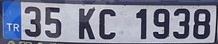
#> input picture pythonSc_n_ONNX/cropped_plate.jpg, 218 x 44 px
$ jupyter execute --allow-errors lpr_cnn_embedded_project.ipynb   (shell and % lines are left out)
#> lines starting #> are read from the running program, lines starting #| are printed output that depends on the picture; after the words box and inside, x2 and y2 are one past the last pixel; in counts of white or black regions, pixels touching at a corner belong together
# Data Pre-processing

[cell 1]
import os
import shutil
import random
import yaml
import kagglehub
from tqdm import tqdm

# Download dataset and capture the dynamic Colab path
#> (the rest of this cell did not finish here and is left out)

# Training

[cell 2]

from ultralytics import YOLO

# Load the nano model
#> (the rest of this cell did not finish here and is left out)

# Results & Metrics

[cell 3]
import os
import glob
from IPython.display import Image, display
from ultralytics import YOLO
import random

print("--- Locating Latest Training Run ---")

# Find all 'best.pt' files in the correct YOLO directory
weight_files = glob.glob('runs/detect/ALPR_Edge/**/weights/best.pt', recursive=True)

if not weight_files:
    print("❌ ERROR: No weights found. Check the file paths!")
else:
    # Get the most recently modified weights file
    latest_weights = max(weight_files, key=os.path.getmtime)
    run_dir = os.path.dirname(os.path.dirname(latest_weights))

    print(f"✅ Found latest weights at: {latest_weights}")
    print(f"✅ Active run directory: {run_dir}\n")

    # Display Metrics
    print("--- Confusion Matrix ---")
    cm_path = os.path.join(run_dir, 'confusion_matrix.png')
    if os.path.exists(cm_path):
        display(Image(filename=cm_path, width=800))
    else:
        print("Confusion matrix not found.")

    # Load the dynamically found model
    print("\n--- Running Inference ---")
    # Load the model directly since we know exactly where it is now
#> (the rest of this cell did not finish here and is left out)

[cell 4]
import os
from IPython.display import Image, display
from ultralytics import YOLO

# Define the exact path to your successful training run
run_dir = 'runs/detect/ALPR_Edge/yolov8n_turkish_plates'

print("=========================================")
print("           VISUAL TRAINING CURVES        ")
print("=========================================")

# Display the Epoch Curves (Losses, Precision, Recall, mAP over time)
print("\n--- 1. Results Over 50 Epochs (results.png) ---")
print("Top row: Training & Validation Losses (should go down).")
print("Bottom row: Precision, Recall, and mAP (should go up).")
results_path = os.path.join(run_dir, 'results.png')
if os.path.exists(results_path):
    display(Image(filename=results_path, width=1000))
else:
    print("results.png not found.")

# Display the F1-Confidence Curve
print("\n--- 2. F1 Score Curve (F1_curve.png) ---")
print("Shows the optimal balance between Precision and Recall.")
f1_path = os.path.join(run_dir, 'F1_curve.png')
if os.path.exists(f1_path):
    display(Image(filename=f1_path, width=600))

# Display the Precision-Recall Curve
print("\n--- 3. Precision-Recall Curve (PR_curve.png) ---")
print("A larger area under this curve means a highly accurate model.")
pr_path = os.path.join(run_dir, 'PR_curve.png')
if os.path.exists(pr_path):
    display(Image(filename=pr_path, width=600))


print("\n=========================================")
print("           EXACT NUMERICAL METRICS       ")
print("=========================================")
print("Running a quick validation pass to grab the final numbers...\n")

# Load best weights
#> (the rest of this cell did not finish here and is left out)

# ONNX Extraction

[cell 5]
from ultralytics import YOLO

# Load trained weights
#> (the rest of this cell did not finish here and is left out)

# Crop The Image

[cell 6]
import cv2
import glob
import random
from IPython.display import Image, display
from ultralytics import YOLO

#> (the rest of this cell did not finish here and is left out)

# Read The Image

[cell 7]
import cv2
import numpy as np
import matplotlib.pyplot as plt

print("--- Starting Character Segmentation ---")

# Load the cropped plate image
img = cv2.imread('cropped_plate.jpg')
#> img is the input picture: shape (44, 218, 3); mean B, G, R 152.6, 132, 128.2

# Resize the image to make contour detection easier (Optional but helpful)
img = cv2.resize(img, None, fx=2, fy=2, interpolation=cv2.INTER_CUBIC)
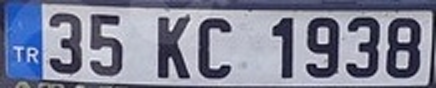
#> img: shape (88, 436, 3); mean B, G, R 152.7, 132, 128.3

# Convert to Grayscale
gray = cv2.cvtColor(img, cv2.COLOR_BGR2GRAY)
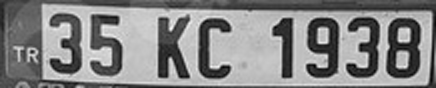
#> gray: shape (88, 436); min 1, max 248, mean 133.2

# Blur slightly to remove tiny noise (like screws or dirt on the plate)
blur = cv2.GaussianBlur(gray, (5,5), 0)
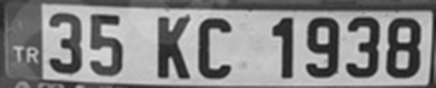
#> blur: shape (88, 436); min 24, max 221, mean 133.3

# Thresholding (Binarization)
# Otsu's thresholding automatically calculates the best cutoff point between black and white
_, thresh = cv2.threshold(blur, 0, 255, cv2.THRESH_BINARY_INV + cv2.THRESH_OTSU)
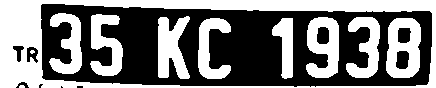
#> thresh: shape (88, 436); 47.3% white; 11 white regions (2 under 20 px)

# Find contours (the outlines of the white shapes on our black background)
contours, _ = cv2.findContours(thresh, cv2.RETR_EXTERNAL, cv2.CHAIN_APPROX_SIMPLE)
#> contours = 2 contours, 1 with area under 20; largest, box (x1, y1, x2, y2) and area: (0, 0, 436, 88) 37758

char_boxes = []
char_images = []

# Filter contours to only keep things that look like letters/numbers
for c in contours:
    x, y, w, h = cv2.boundingRect(c)
    aspect_ratio = w / float(h)

    # A standard character is taller than it is wide, and shouldn't be microscopic
    if 0.15 < aspect_ratio < 0.9 and h > 20:
        char_boxes.append((x, y, w, h))
#> this loop made 2 passes
#> (x, y, w, h, aspect_ratio) on passes 1 to 2: (19, 85, 6, 3, 2), (0, 0, 436, 88, 4.95)
#> after the loop, char_boxes = []

# Sort the boxes from left to right (so we read "34" before "ABC")
char_boxes = sorted(char_boxes, key=lambda b: b[0])

output_img = img.copy()

# Create a matplotlib figure to show the sliced characters
#> (the rest of this cell did not finish here and is left out)
